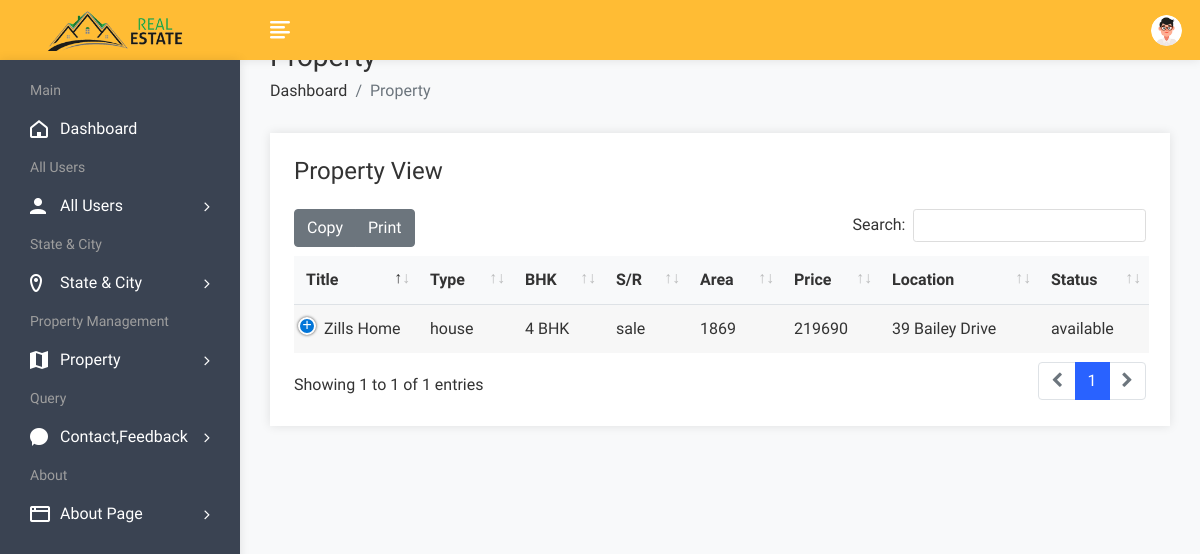
Page /admin/propertyview.php (signed in) on the committed database.
### tables this page shows
CREATE TABLE `property` (
  `pid` int(50) NOT NULL,
  `title` varchar(200) NOT NULL,
  `pcontent` longtext NOT NULL,
  `type` varchar(100) NOT NULL,
  `bhk` varchar(50) NOT NULL,
  `stype` varchar(100) NOT NULL,
  `bedroom` int(50) NOT NULL,
  `bathroom` int(50) NOT NULL,
  `balcony` int(50) NOT NULL,
  `kitchen` int(50) NOT NULL,
  `hall` int(50) NOT NULL,
  `floor` varchar(50) NOT NULL,
  `size` int(50) NOT NULL,
  `price` int(50) NOT NULL,
  `location` varchar(200) NOT NULL,
  `city` varchar(100) NOT NULL,
  `state` varchar(100) NOT NULL,
  `feature` longtext NOT NULL,
  `pimage` varchar(300) NOT NULL,
  `pimage1` varchar(300) NOT NULL,
  `pimage2` varchar(300) NOT NULL,
  `pimage3` varchar(300) NOT NULL,
  `pimage4` varchar(300) NOT NULL,
  `uid` int(50) NOT NULL,
  `status` varchar(50) NOT NULL,
  `mapimage` varchar(300) NOT NULL,
  `topmapimage` varchar(300) NOT NULL,
  `groundmapimage` varchar(300) NOT NULL,
  `totalfloor` varchar(50) NOT NULL,
  `date` datetime NOT NULL DEFAULT CURRENT_TIMESTAMP,
  `isFeatured` int(11) DEFAULT NULL
);

### admin/propertyview.php (the view, shortened to what this page needs)
<!DOCTYPE html>
<html lang="en">
<head>
        <link rel="stylesheet" href="assets/css/bootstrap.min.css">
        <link rel="stylesheet" href="assets/css/font-awesome.min.css">
        <link rel="stylesheet" href="assets/css/feathericon.min.css">
		<link rel="stylesheet" href="assets/plugins/datatables/dataTables.bootstrap4.min.css">
		<link rel="stylesheet" href="assets/plugins/datatables/responsive.bootstrap4.min.css">
		<link rel="stylesheet" href="assets/plugins/datatables/select.bootstrap4.min.css">
		<link rel="stylesheet" href="assets/plugins/datatables/buttons.bootstrap4.min.css">
        <link rel="stylesheet" href="assets/css/style.css">
    </head>
    <body>
				<?php include("header.php"); ?>
            <div class="page-wrapper">
                <div class="content container-fluid">
					<div class="page-header">
						<div class="row">
							<div class="col">
								<h3 class="page-title">Property</h3>
								<ul class="breadcrumb">
									<li class="breadcrumb-item"><a href="dashboard.php">Dashboard</a></li>
									<li class="breadcrumb-item active">Property</li>
								</ul>
							</div>
						</div>
					</div>
					<div class="row">
                            <div class="col-12">
                                <div class="card">
                                    <div class="card-body">
                                        <h4 class="header-title mt-0 mb-4">Property View</h4>
                                        <table id="datatable-buttons" class="table table-striped dt-responsive nowrap">
                                            <thead>
                                                <tr>
                                                    <th>Title</th>
                                                    <th>Type</th>
                                                    <th>BHK</th>
                                                    <th>S/R</th>
													<th>Area</th>
                                                    <th>Price</th>
                                                    <th>Location</th>
													<th>Status</th>
                                                </tr>
                                            </thead>
                                            <tbody>
												<?php
													$query=mysqli_query($con,"select * from property");
													while($row=mysqli_fetch_row($query))
													{
												?>
                                                <tr>
                                                    <td><?php echo $row['1']; ?></td>
                                                    <td><?php echo $row['3']; ?></td>
                                                    <td><?php echo $row['4']; ?></td>
                                                    <td><?php echo $row['5']; ?></td>
                                                    <td><?php echo $row['12']; ?></td>
                                                    <td><?php echo $row['13']; ?></td>
                                                    <td><?php echo $row['14']; ?></td>
                                                    <td><?php echo $row['24']; ?></td>
                                                </tr>
                                               <?php
												}
												?>
                                            </tbody>
                                        </table>
                                    </div>
                                </div>
                            </div>
                        </div>
				</div>
			</div>
    </body>
</html>

### rows in the picture
property: title "Zills Home", type "house", bhk "4 BHK", stype "sale", size "1869", price "219690", location "39 Bailey Drive", status "available"
